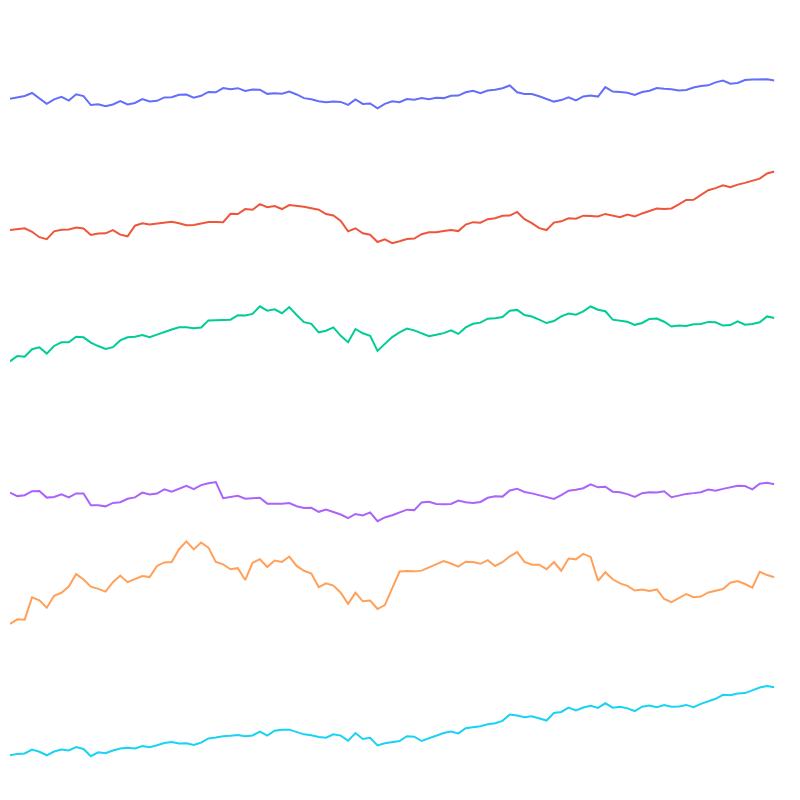

The notebook cell this image was saved under:
### Code cell
# strip down the rest of the plot
fig.update_layout(
    showlegend=False,
    plot_bgcolor="white",
    margin=dict(t=10,l=10,b=10,r=10)
)
